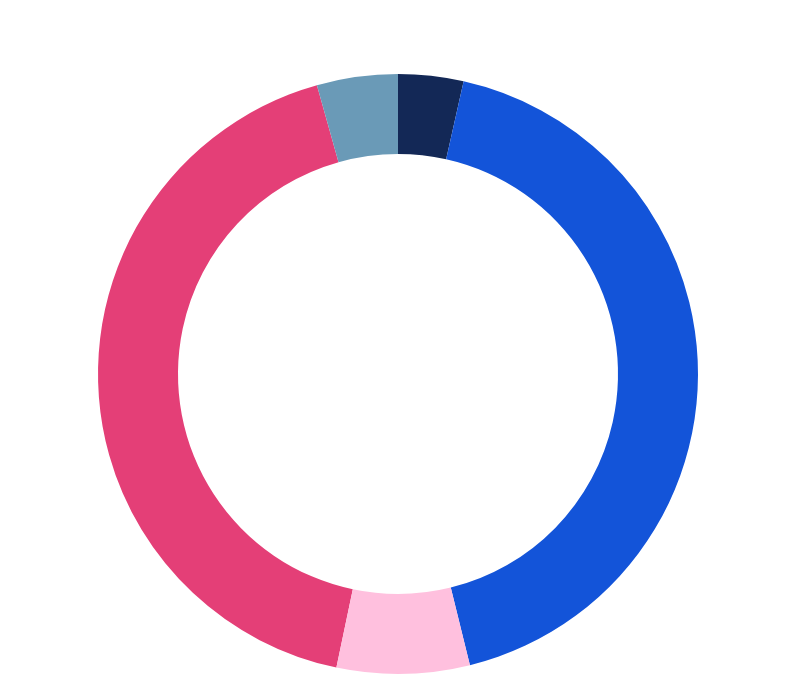

Vega-Lite specification stored for this chart:
### Vega-Lite specification from a JSON file in a GitHub repository (floating-point values rounded to 4 significant figures)
{"$schema": "https://vega.github.io/schema/vega-lite/v5.json", "background": "transparent", "width": 300, "height": 300, "data": {"values": [{"Region": "Europe", "Value": 1840606}, {"Region": "Africa", "Value": 152577}, {"Region": "Americas", "Value": 1852875}, {"Region": "Asia", "Value": 310553}, {"Region": "Oceania", "Value": 189290}]}, "transform": [{"joinaggregate": [{"op": "sum", "field": "Value", "as": "Total"}]}, {"calculate": "datum.Value / datum.Total", "as": "Percent"}, {"calculate": "format(datum.Percent, '.1%')", "as": "PercentLabel"}], "layer": [{"mark": {"type": "arc", "innerRadius": 110, "stroke": null}, "encoding": {"theta": {"field": "Value", "type": "quantitative", "stack": true}, "color": {"field": "Region", "type": "nominal", "scale": {"range": ["#132856", "#1354d9", "#ffc0de", "#e43f77", "#6a9ab7"]}, "legend": null}, "tooltip": [{"field": "Region", "type": "nominal"}, {"field": "Value", "type": "quantitative", "title": "Offences", "format": ",d"}, {"field": "Percent", "type": "quantitative", "title": "Share", "format": ".1%"}]}}, {"mark": {"type": "text", "fill": "white", "fontSize": 16, "radius": {"expr": "min(width, height)/2"}, "radiusOffset": 25, "stroke": "white", "strokeWidth": 0.25}, "encoding": {"theta": {"field": "Value", "type": "quantitative", "stack": true}, "text": {"field": "PercentLabel"}}}, {"mark": {"type": "text", "align": "center", "baseline": "middle", "fontSize": 16, "fill": "white", "lineBreak": "\n"}, "encoding": {"text": {"value": "Violent & Sexual Crime\nOffences by Region, 2023"}}}], "config": {"view": {"stroke": null}}}
